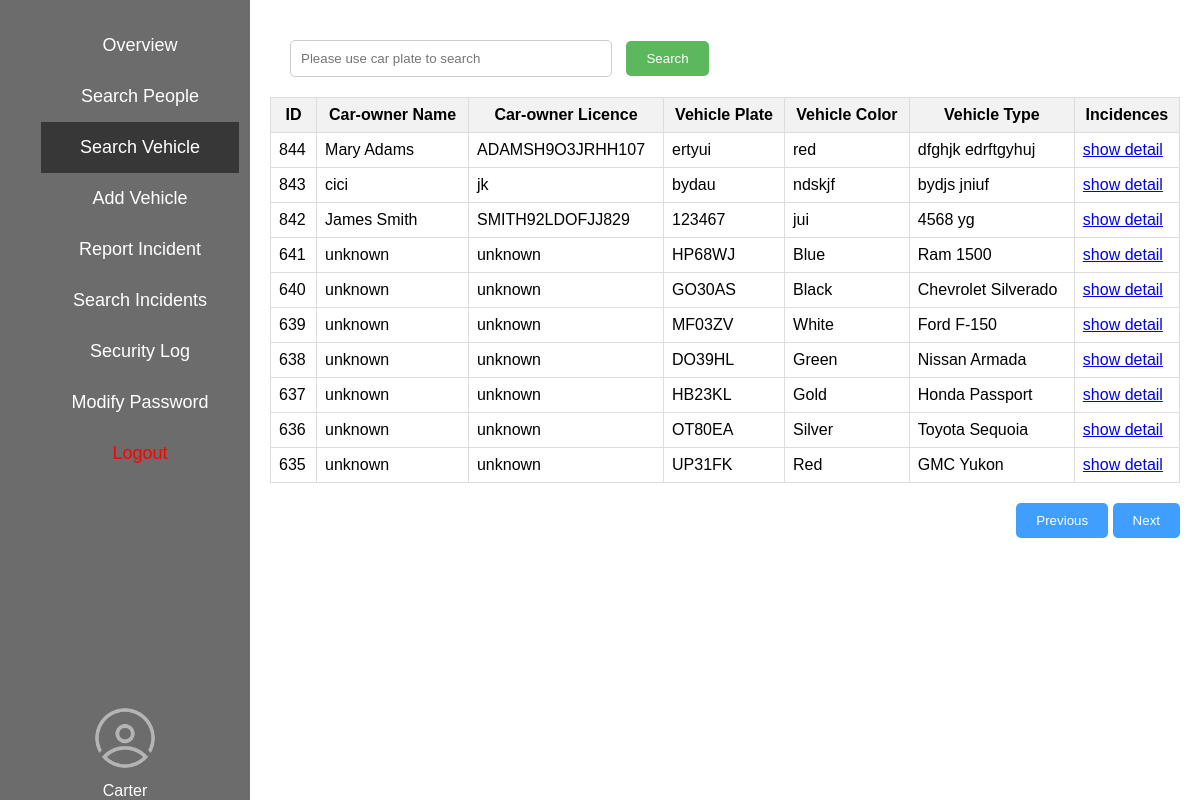
The page /html/cw2/dashboard/findVehicle.php (signed in) on the database its author committed.
### tables this page shows
CREATE TABLE `vehicle` (
  `Vehicle_ID` int(11) NOT NULL,
  `Vehicle_make` varchar(50) NOT NULL,
  `Vehicle_model` varchar(50) NOT NULL,
  `Vehicle_colour` varchar(20) NOT NULL,
  `Vehicle_plate` varchar(6) NOT NULL
);

### html/cw2/dashboard/isLoginVerify.php (called while the page is built, shortened)
<?php
function isCurrentPage($page)
{
    return (basename($_SERVER['PHP_SELF']) == $page)  ? 'class="active"' : '';
}
return $_SESSION['loginUsername'];

### html/cw2/dashboard/db.inc.php (called while the page is built)
<?php
return [
    'mariadb',
    'root',
    'rootpwd',
    'coursework2'
];

### html/cw2/dashboard/utils.php (called while the page is built, shortened)
<?php
$configDriver = include './db.inc.php';
include 'databaseUtils.php';
function getConnect()
{
    global $configDriver;
    return new DB(
        $configDriver[0],
        $configDriver[1],
        $configDriver[2],
        $configDriver[3],
        3306
    );
}
$db = getConnect();
return $db;

### html/cw2/dashboard/databaseUtils.php (called while the page is built, shortened)
<?php
class DB
{
    var $connector = null;
    function __construct($db_host, $db_user, $db_pass, $db_name, $db_port)
    {
        $this->connector = mysqli_connect($db_host, $db_user, $db_pass, $db_name, $db_port);
        mysqli_query($this->connector, "set sql_mode = ''");
        mysqli_query($this->connector, "set character set 'utf8'");
        mysqli_query($this->connector, "set names 'utf8'");
        return true;
    }
    function get_rows($q)
    {
        $result = mysqli_query($this->connector, $q);
        $rows = [];
        while ($row = mysqli_fetch_assoc($result)) {
            $rows[] = $row;
        }
        return $rows;
    }
}

### html/cw2/dashboard/findVehicle.php (the view, shortened to what this page needs)
<?php
$db = include './utils.php';
include 'tab.php';
?>
<?php
$content = $_GET['search'] ?? '';
$queryOutput = [];
$page = $_GET['page'] ?? 1;
$page = intval($page);
if ($content) {
    $sql = "SELECT Vehicle.Vehicle_plate, Vehicle.Vehicle_ID, Vehicle.Vehicle_make,Vehicle.Vehicle_model, Vehicle.Vehicle_colour, Vehicle.Vehicle_plate, People.People_name, People.People_licence
                FROM Vehicle
                LEFT JOIN Ownership ON Vehicle.Vehicle_ID = Ownership.Vehicle_ID
                LEFT JOIN People ON Ownership.People_ID = People.People_ID
                WHERE Vehicle.Vehicle_plate = '$content'".' group by Vehicle_ID  order by Vehicle.Vehicle_ID desc limit ' . ($page - 1) * 10 . ', 10';
    $queryOutput = $db->get_rows($sql);
    $pre = 'findVehicle.php?page=' . max($page - 1, 1).'&search='.$content;
    $next = 'findVehicle.php?page=' . ($page + 1).'&search='.$content;
    recordActionOperate('search vehicle');
}else{
    $sql = "SELECT Vehicle.Vehicle_plate, Vehicle.Vehicle_ID, Vehicle.Vehicle_make,Vehicle.Vehicle_model,Vehicle.Vehicle_colour, Vehicle.Vehicle_plate, People.People_name, People.People_licence
    FROM Vehicle
    LEFT JOIN Ownership ON Vehicle.Vehicle_ID = Ownership.Vehicle_ID
    LEFT JOIN People ON Ownership.People_ID = People.People_ID group by Vehicle_ID  order by Vehicle.Vehicle_ID desc limit " . ($page - 1) * 10 . ', 10';
    $queryOutput = $db->get_rows($sql);
    $pre = 'findVehicle.php?page=' . max($page - 1, 1);
    $next = 'findVehicle.php?page=' . ($page + 1);
}
?>
    <div class="search-container">
        <form action="findVehicle.php" method="get">
            <input type="text" name="search" placeholder="Please use car plate to search"
                   value="<?= htmlspecialchars($content) ?>">
            <input type="submit" value="Search">
        </form>
    </div>
<?php if ($queryOutput): ?>
    <table class="results-table">
        <thead>
        <tr>
            <th>ID</th>
            <th>Car-owner Name</th>
            <th>Car-owner Licence</th>
            <th>Vehicle Plate</th>
            <th>Vehicle Color</th>
            <th>Vehicle Type</th>
            <th>Incidences</th>
        </tr>
        </thead>
        <tbody>
        <?php foreach ($queryOutput as $row): ?>
            <tr>
                <td><?= htmlspecialchars($row['Vehicle_ID']) ?></td>
                <td><?= (htmlspecialchars($row['People_name'] ?? 'unknown')) ?></td>
                <td> <?= (htmlspecialchars($row['People_licence'] ?? 'unknown')) ?></td>
                <td><?= htmlspecialchars($row['Vehicle_plate']) ?></td>
                <td><?= htmlspecialchars($row['Vehicle_colour']) ?></td>
                <td><?= htmlspecialchars($row['Vehicle_make']) ?> <?= htmlspecialchars($row['Vehicle_model']) ?></td>
                <td><a href="./searchIncidents.php?search=<?= htmlspecialchars($row['Vehicle_ID']) ?>">show detail</a></td>
            </tr>
        <?php endforeach; ?>
        </tbody>
    </table>
<?php elseif ($content): ?>
    <p>Search data is empty</p>
<?php endif; ?>
<div style="float: right;margin-top: 20px;">
    <button class="page"><a href="<?= $pre ?>" class="linka">Previous</a></button>
    <button class="page"><a href="<?= $next ?>" class="linka">Next</a></button>
</div>
</div>
</body>
</html>

### html/cw2/dashboard/tab.php (shortened to what this page needs)
<?php
$username = include 'isLoginVerify.php';
?>
<!DOCTYPE html>
<html lang="">
<head>
</head>
<body>
<div class="sidebar">
    <nav>
        <a href="index.php" <?= isCurrentPage('index.php'); ?> >Overview</a>
        <a href="findPeople.php" <?= isCurrentPage('findPeople.php'); ?>>Search People</a>
        <a href="findVehicle.php" <?= isCurrentPage('findVehicle.php'); ?>>Search Vehicle</a>
        <a href="addVehcle.php" <?= isCurrentPage('addVehcle.php'); ?>>Add Vehicle</a>
        <a href="report.php" <?= isCurrentPage('report.php'); ?>>Report Incident</a>
        <a href="searchIncidents.php" <?= isCurrentPage('searchIncidents.php'); ?> <?= isCurrentPage('editFine.php'); ?>>Search Incidents</a>
        <a href="logger.php" <?= isCurrentPage('logger.php'); ?>>Security Log</a>
        <a href="modifyPassword.php" <?= isCurrentPage('modifyPassword.php'); ?>>Modify Password</a>
        <a href="logout.php" style="color: red">Logout</a>
    </nav>
    <div class="profile">
        <img src="picture/user.png" alt="Profile Picture">
        <span><?php echo $username; ?></span>
    </div>
</div>
<div class="content">

### html/cw2/dashboard/tab.php (style rules this page uses)
body { display: flex; margin: 0; font-family: Arial, sans-serif; }
.sidebar { height: 100vh; width: 250px; position: fixed; top: 0; left: 0; background-color: #6c6c6c; padding-top: 20px; display: flex; flex-direction: column; align-items: center; }
.sidebar a { padding: 15px; text-align: center; text-decoration: none; font-size: 18px; color: white; display: block; width: 100%; }
.active { background-color: #373737; }
.content { margin-left: 250px; padding: 20px; width: 100%; }
.profile { margin-top: auto; padding: 20px; text-align: center; }
.profile img { border-radius: 50%; width: 60px; height: 60px; }
.profile span { display: block; color: white; margin-top: 10px; }

### html/cw2/dashboard/findVehicle.php (style rules this page uses)
.search-container { margin: 20px; }
.search-container input[type="text"] { width: 300px; padding: 10px; margin-right: 10px; border: 1px solid #ccc; border-radius: 5px; }
.search-container input[type="submit"] { padding: 10px 20px; background-color: #5cb85c; border: none; border-radius: 5px; color: #fff; cursor: pointer; }
.results-table { width: 100%; border-collapse: collapse; margin-top: 20px; }
.results-table th, .results-table td { border: 1px solid #ddd; padding: 8px; }
.results-table th { background-color: #f2f2f2; }
.page { padding: 10px 20px; background-color: #409eff; border: none; border-radius: 5px; color: #fff; cursor: pointer; }
.linka { text-decoration: none; color: #fff; }

### rows shown on the page
vehicle: Vehicle_ID "844", People_name "Mary Adams", People_licence "ADAMSH9O3JRHH107", Vehicle_plate "ertyui", Vehicle_colour "red", Vehicle_make "dfghjk", Vehicle_model "edrftgyhuj"
vehicle: Vehicle_ID "843", People_name "cici", People_licence "jk", Vehicle_plate "bydau", Vehicle_colour "ndskjf", Vehicle_make "bydjs", Vehicle_model "jniuf"
vehicle: Vehicle_ID "842", People_name "James Smith", People_licence "SMITH92LDOFJJ829", Vehicle_plate "123467", Vehicle_colour "jui", Vehicle_make "4568", Vehicle_model "yg"
vehicle: Vehicle_ID "641", People_name "unknown", People_licence "unknown", Vehicle_plate "HP68WJ", Vehicle_colour "Blue", Vehicle_make "Ram", Vehicle_model "1500"
vehicle: Vehicle_ID "640", People_name "unknown", People_licence "unknown", Vehicle_plate "GO30AS", Vehicle_colour "Black", Vehicle_make "Chevrolet", Vehicle_model "Silverado"
vehicle: Vehicle_ID "639", People_name "unknown", People_licence "unknown", Vehicle_plate "MF03ZV", Vehicle_colour "White", Vehicle_make "Ford", Vehicle_model "F-150"
vehicle: Vehicle_ID "638", People_name "unknown", People_licence "unknown", Vehicle_plate "DO39HL", Vehicle_colour "Green", Vehicle_make "Nissan", Vehicle_model "Armada"
vehicle: Vehicle_ID "637", People_name "unknown", People_licence "unknown", Vehicle_plate "HB23KL", Vehicle_colour "Gold", Vehicle_make "Honda", Vehicle_model "Passport"
vehicle: Vehicle_ID "636", People_name "unknown", People_licence "unknown", Vehicle_plate "OT80EA", Vehicle_colour "Silver", Vehicle_make "Toyota", Vehicle_model "Sequoia"
vehicle: Vehicle_ID "635", People_name "unknown", People_licence "unknown", Vehicle_plate "UP31FK", Vehicle_colour "Red", Vehicle_make "GMC", Vehicle_model "Yukon"

### other values the page prints
$username "Carter"
